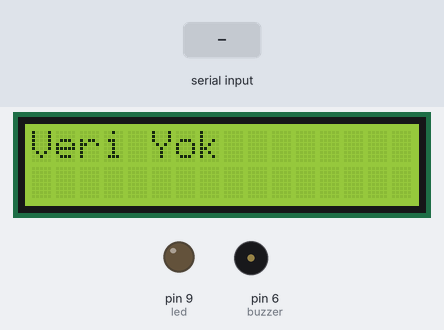
The sketch below on a simulated Arduino Uno, built with avr-gcc and run on an emulated ATmega328P. Parts: 16×2 character LCD, output pins drawn as LEDs (lit = HIGH), buzzer (waves = sounding, pin HIGH). The inputs (shaded band) are chosen by the test bench. What the sketch prints to the serial monitor is not drawn.

Above: at 3.2 s.
3.3 s: "1,90,45\n" received over Serial
At 5.1 s:
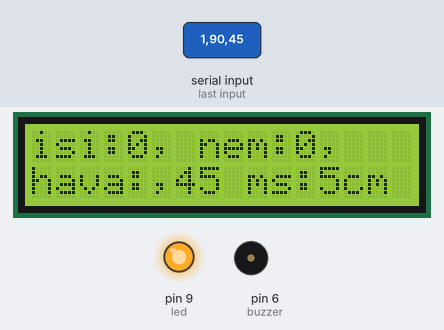
5.8 s: "hava:" received over Serial
At 7.2 s:
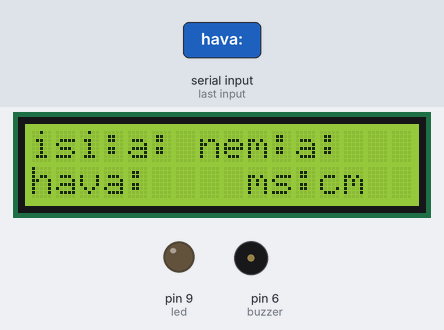
8.3 s: "mesafe:" received over Serial
At 10.5 s:
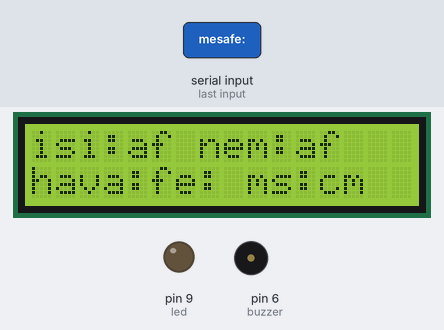
10.8 s: "90,45\n" received over Serial
At 12.8 s:
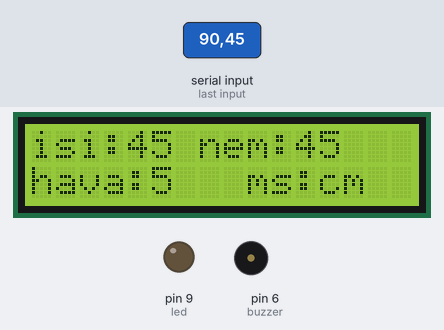
13.3 s: "1,90\n" received over Serial
At 15.0 s:
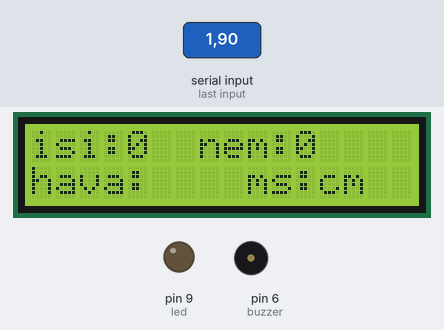
15.9 s: "30,150\n" received over Serial
At 17.2 s:
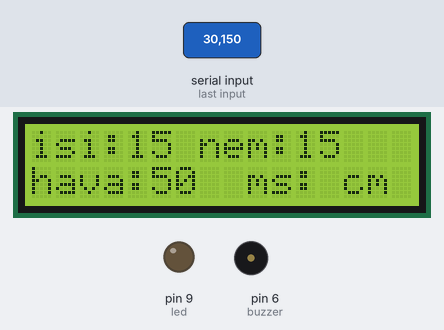
Timing chart, 0 to 18.9 s (numbered marks = the images above; inputs shaded):
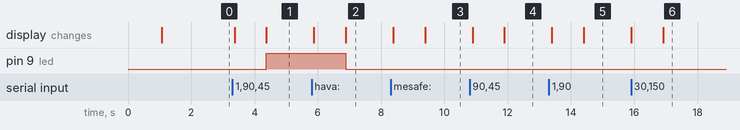

Measured:
- after the input at 3.3 s, pin 9 (led): LOW → HIGH after 1.1 s; the display: first changes after 0.07 s (image 1 shows a later state)
- after the input at 5.8 s, pin 9 (led): HIGH → LOW after 1.1 s; the display: first changes after 0.08 s (image 2 shows a later state)
- after the input at 8.3 s, the display: first changes after 0.08 s (image 3 shows a later state)
- after the input at 10.8 s, the display: first changes after 0.09 s (image 4 shows a later state)
- after the input at 13.3 s, the display: first changes after 0.10 s (image 5 shows a later state)
- after the input at 15.9 s, the display: first changes at once (image 6 shows a later state)

The sketch:

coordinator.ino
```cpp
#include <LiquidCrystal.h>  //LCD ekranını kullanmak için kütüphane ekledik.
LiquidCrystal lcd(12,11,5,4,3,2); //LCD ekranın giriş portlarını belirttik.
int led = 9;
int buzzer = 6;
void setup(){
  pinMode(led,OUTPUT);
  pinMode(buzzer, OUTPUT);
  Serial.begin(9600);
  lcd.begin(16,2);
  lcd.setCursor(0,0); //lcd.home(); ile aynı.
  lcd.print("Cihaz Basliyor...");
  delay(1000);
  lcd.clear();

  lcd.setCursor(0,0); //ikinci satırda.
  lcd.print("Veri Yok");
  delay(1000);

}
void loop(){
  if (Serial.available()){  //veri geliyorsa
    lcd.clear();

    //aşağıdaki kod routerdan string olarak gelen değerlerin parçalanması ve değişkenlere atamak için kullanılır.
    String a  = Serial.readString(); // okunan değeri değişkene atadık.

    int isi_index = a.indexOf("isi:"); //bulursa index no döner, bulmazsa -1
    isi_index += 4;
    String isi_deger = a.substring(isi_index, isi_index+2);

    int nem_index = a.indexOf("nem:"); //bulursa index no döner, bulmazsa -1
    nem_index += 4;
    String nem_deger = a.substring(nem_index, nem_index+2);

    int hava_index = a.indexOf("hava:"); //bulursa index no döner, bulmazsa -1
    hava_index += 5;
    String hava_deger = a.substring(hava_index, hava_index+3);

    int mesafe_index = a.indexOf("mesafe:"); //bulursa index no döner, bulmazsa -1
    mesafe_index += 7;


    String mesafe_deger = a.substring(mesafe_index, mesafe_index+2); //
    String son_karakter = mesafe_deger.substring(mesafe_deger.length()-1, mesafe_deger.length()); //ölçülen mesafenin  son karakteri silmek için.

   if(son_karakter.toInt()>0)
   {
    mesafe_deger = a.substring(mesafe_index, mesafe_index+2);
   } else {
    mesafe_deger = a.substring(mesafe_index, mesafe_index+1);
   }

    digitalWrite(buzzer, LOW);
    if(hava_deger.toInt() > 500) //hava değeri 500 değerini geçtiğinde buzzer çalışsın.
    {
      digitalWrite(buzzer, HIGH);
      //tone(buzzer,262);
      delay(150);
      digitalWrite(buzzer, LOW);
      //noTone(buzzer);
      delay(20);
    }

    if(mesafe_deger.toInt() > 3){ //mesafe değeri 3'den fazla olduğunda LED yansın.
      digitalWrite(led, HIGH);
    }else{
      digitalWrite(led, LOW);
    }

    lcd.setCursor(0,0);
    lcd.print("isi:" + isi_deger); //ısı değerini LCD ekrana yazdırdık.

    lcd.setCursor(7, 0);
    lcd.print("nem:"+ nem_deger); //nem değerini LCD ekrana yazdırdık.

    lcd.setCursor(0, 1);
    lcd.print("hava:"+hava_deger); //hava değerini LCD ekrana yazdırdık.

    lcd.setCursor(9, 1);
    lcd.print("ms:"+mesafe_deger+"cm"); //mesafe değerini LCD ekrana yazdırdık.
    Serial.println(isi_deger+","+nem_deger+","+hava_deger+","+mesafe_deger);
  }
  delay(100);
}
```
